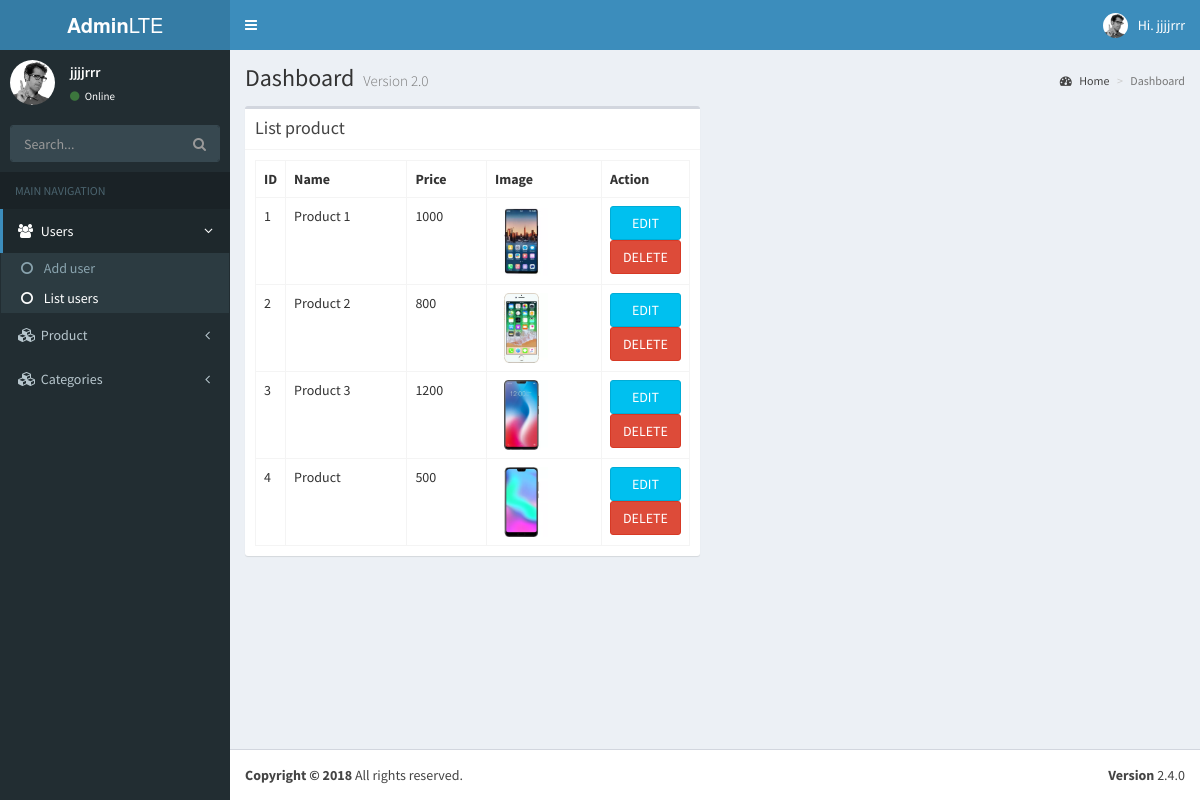
The page /18php04-php-master/session10/admin.php?action=list_product (signed in) on the database its author committed.
### tables this page shows
CREATE TABLE `products` (
  `id` int(11) NOT NULL,
  `name` varchar(255) DEFAULT NULL,
  `price` float DEFAULT NULL,
  `image` varchar(255) NOT NULL
);

### 18php04-php-master/session10/model/product.php (called while the page is built, shortened)
<?php
	class Product {
		public $conn;
		function __construct() {
			$connect = new ConnectDB();
			$this->conn = $connect->connect();
		}
		function getListProductAdmin() {
			$sql = "SELECT * FROM products";
			$result = mysqli_query($this->conn, $sql);
			return $result;
		}
	}
?>

### 18php04-php-master/session10/config/connectdb.php (called while the page is built)
<?php
	class ConnectDB {
		function connect(){
			$server = 'localhost';
			$username = 'root';
			$password = '';
			$database = '18php04_shop';
			$this->conn = mysqli_connect($server, $username, $password, $database);
			return $this->conn;
		}
	}
?>

### 18php04-php-master/session10/view/backend/list_product.php (the view, shortened to what this page needs)
<div class="row">
        <div class="col-md-6">
          <div class="box">
            <div class="box-header with-border">
              <h3 class="box-title">List product</h3>
            </div>
            <div class="box-body">
              <table class="table table-bordered">
                <tr>
                  <th style="width: 10px">ID</th>
                  <th>Name</th>
                  <th>Price</th>
                  <th>Image</th>
                  <th style="width: 40px">Action</th>
                </tr>
                <?php while ($row = $listProduct->fetch_assoc()) {
                    $id    = $row['id'];
                    $image = $row['image'];
                  ?>
                  <tr>
                    <td><?php echo $row['id']?></td>
                    <td><?php echo $row['name']?></td>
                    <td><?php echo $row['price']?></td>
                    <td><img src="dist/img/<?php echo $image;?>"></td>
                    <td>
                    <a href="admin.php?action=edit_product&id=<?php echo $id;?>"><button type="button" class="btn btn-block btn-info">EDIT</button></a>
                    <a href="admin.php?action=delete_product&id=<?php echo $id;?>"><button type="button" class="btn btn-block btn-danger">DELETE</button></a>
                    </td>
                  </tr>
                <?php }?>
              </table>
            </div>
          </div>
      </div>
  </div>

### 18php04-php-master/session10/view/backend/list_product.php (style rules this page uses)
img { height: 70px; }

### rows shown on the page
products: id "1", name "Product 1", price "1000", image (picture)
products: id "2", name "Product 2", price "800", image (picture)
products: id "3", name "Product 3", price "1200", image (picture)
products: id "4", name "Product", price "500", image (picture)

### other values the page prints
$_SESSION['login'] "jjjjrrr"
